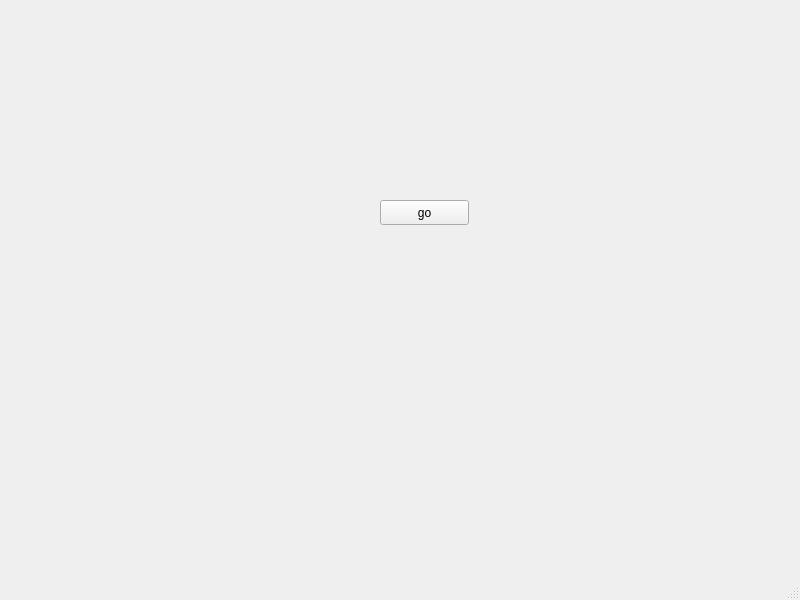
<?xml version="1.0" encoding="UTF-8"?>
<ui version="4.0">
 <class>fenetre1</class>
 <widget class="QMainWindow" name="fenetre1">
  <property name="geometry">
   <rect>
    <x>0</x>
    <y>0</y>
    <width>800</width>
    <height>600</height>
   </rect>
  </property>
  <property name="windowTitle">
   <string>MainWindow</string>
  </property>
  <widget class="QWidget" name="centralwidget">
   <widget class="QPushButton" name="bouton_fenetre1">
    <property name="geometry">
     <rect>
      <x>380</x>
      <y>200</y>
      <width>89</width>
      <height>25</height>
     </rect>
    </property>
    <property name="text">
     <string>go</string>
    </property>
   </widget>
  </widget>
  <widget class="QMenuBar" name="menubar">
   <property name="geometry">
    <rect>
     <x>0</x>
     <y>0</y>
     <width>800</width>
     <height>22</height>
    </rect>
   </property>
  </widget>
  <widget class="QStatusBar" name="statusbar"/>
 </widget>
 <resources/>
 <connections/>
</ui>
